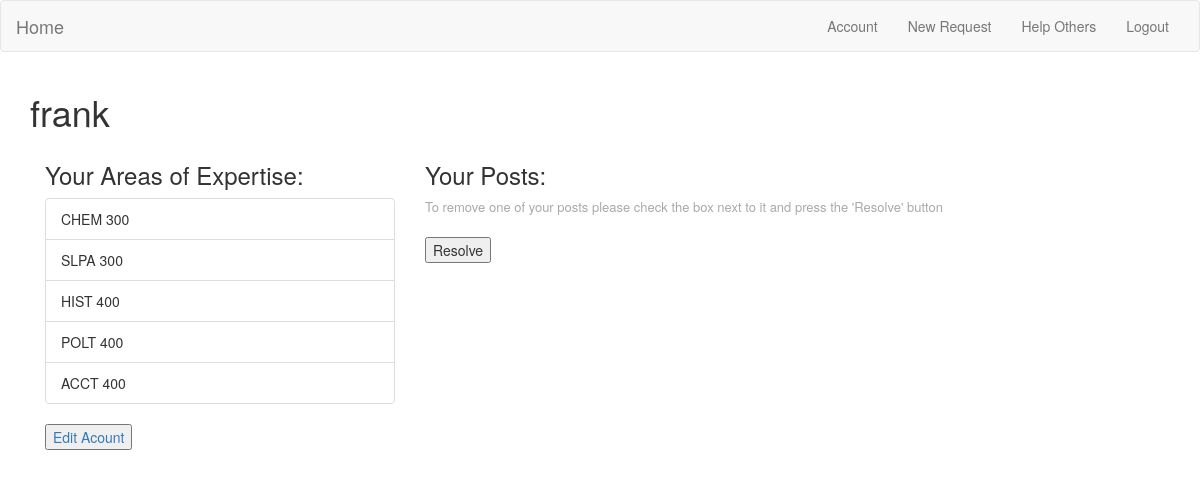
Screenshot of /account/frank (signed in) with the database file from the repository.
### app/models.py (models this page shows, shortened)
class User(UserMixin, db.Model):
    id = db.Column(db.Integer, primary_key=True)
    name = db.Column(db.String(64), index=True, unique=True)
    email = db.Column(db.String(120), index=True, unique=True)
    class_year = db.Column(db.Integer)
    department = db.Column(db.String(120))
    sport = db.Column(db.String(64), index=True)
    sec_sport = db.Column(db.String(64))
    requests = db.relationship('Request', backref='author', lazy='dynamic')
    confirmed = db.Column(db.Boolean, nullable=False, default=False)
    password_hash = db.Column(db.String(128))
    fields = db.relationship('Expertise', secondary=uTe, lazy='dynamic',
                                backref=db.backref('users', lazy='dynamic'))

class Expertise(db.Model):
    id = db.Column(db.Integer, primary_key=True)
    course_prefix = db.Column(db.String(12), index=True)
    course_level = db.Column(db.Integer, index=True)
    requests = db.relationship("Request", backref="expertise", lazy="dynamic")
    def __repr__(self):
        return '{}'.format(self.course_prefix) + ' {}'.format(self.course_level)

### app/routes.py (the view)
@app.route('/account/<name>')
@login_required
def account(name):
    user = User.query.filter_by(name=name).first()
    return render_template('user.html', user=user)

### app/models.py (called while the page is built)
@login.user_loader
def load_user(id):
    return User.query.get(int(id))

### app/templates/user.html (shortened to what this page needs)
{% extends "base.html" %}
{%  block app_content %}
    <h1>{{ user.name }}</h1>
    <div class="col-md-4">
        <h3>Your Areas of Expertise:</h3>
        <ul class="list-group">
            {% for field in user.fields %}
            <li class="list-group-item">{{ field }}</li>
            {% endfor %}
        </ul>
        <p>
            <a href="{{ url_for('expertise') }}"><button type="button">Edit Acount</button></a>
        </p>
    </div>
    <div class="col-md-6">
        <h3>Your Posts:</h3>
        <span style="font-size:small;color:darkgray">To remove one of your posts please check the box next to it and press the 'Resolve' button</span><br>
        <button type="button" id="resolve">Resolve</button>
    </div>
{% endblock %}

### rows the page displays
User: name "frank"
Expertise: course_prefix+course_level "CHEM 300"
Expertise: course_prefix+course_level "SLPA 300"
Expertise: course_prefix+course_level "HIST 400"
Expertise: course_prefix+course_level "POLT 400"
Expertise: course_prefix+course_level "ACCT 400"
